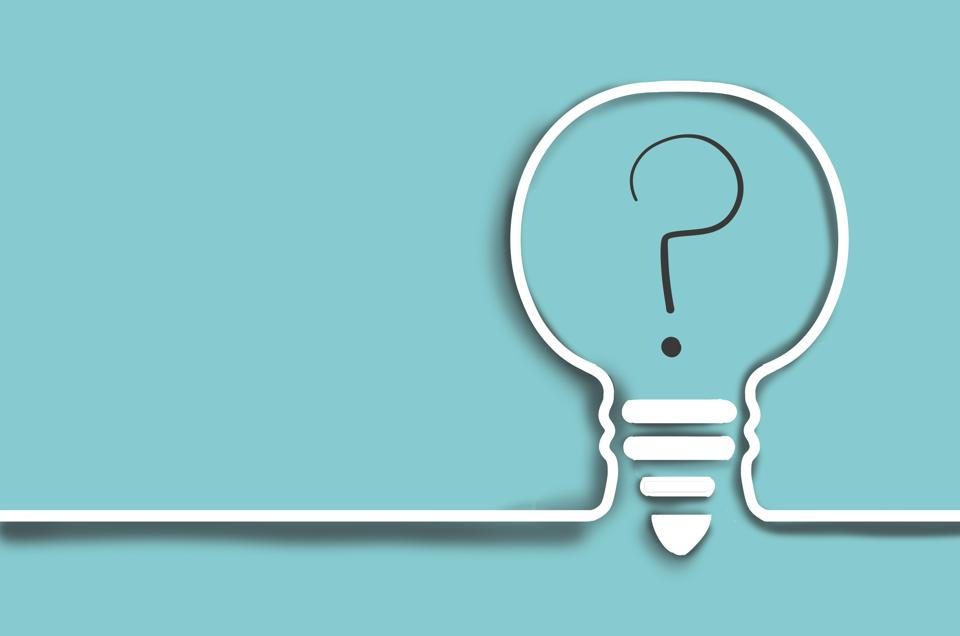
#> input picture Photos/question.jpg, 960 x 636 px, found by its file name
$ python lesson11challenge.py
#> lines starting #> are read from the running program, lines starting #| are printed output that depends on the picture; after the words box and inside, x2 and y2 are one past the last pixel; in counts of white or black regions, pixels touching at a corner belong together

import cv2

img = cv2.imread('..\Photos\question.jpg')
#> img is the input picture: shape (636, 960, 3); mean B, G, R 203.9, 198.6, 137.3
cv2.imshow('Original',img)

def rescale_frame(frame,scale=0.5):
    #works for images, video and live video
#> called with scale = 0.5
    width=int(frame.shape[1]*scale)
#> width = 480
    height=int(frame.shape[0]*scale)
#> height = 318
    dimensions = (width,height)
#> dimensions = (480, 318)

    return cv2.resize(frame,dimensions,interpolation =cv2.INTER_AREA)
#Rescaled
cv2.imshow('Rescaled',rescale_frame(img))
#Canny
canny=cv2.Canny(img,125,200)
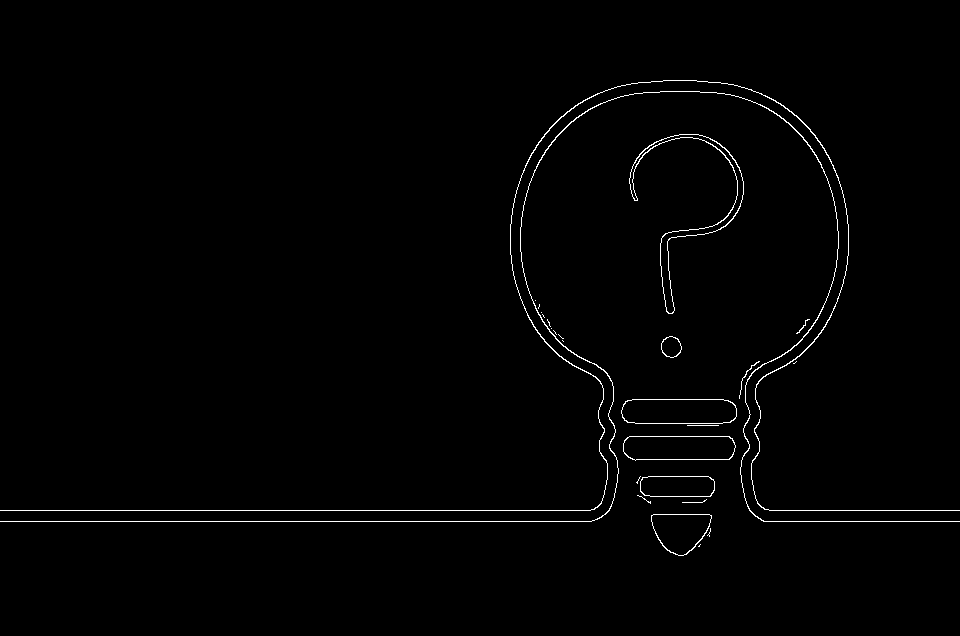
#> canny: shape (636, 960); 1% white in thin lines or dots, all inside (x1, y1, x2, y2) = (0, 80, 960, 556)
cv2.imshow('Canny',canny)
#Blur
blur=cv2.GaussianBlur(img,(9,9),cv2.BORDER_DEFAULT)
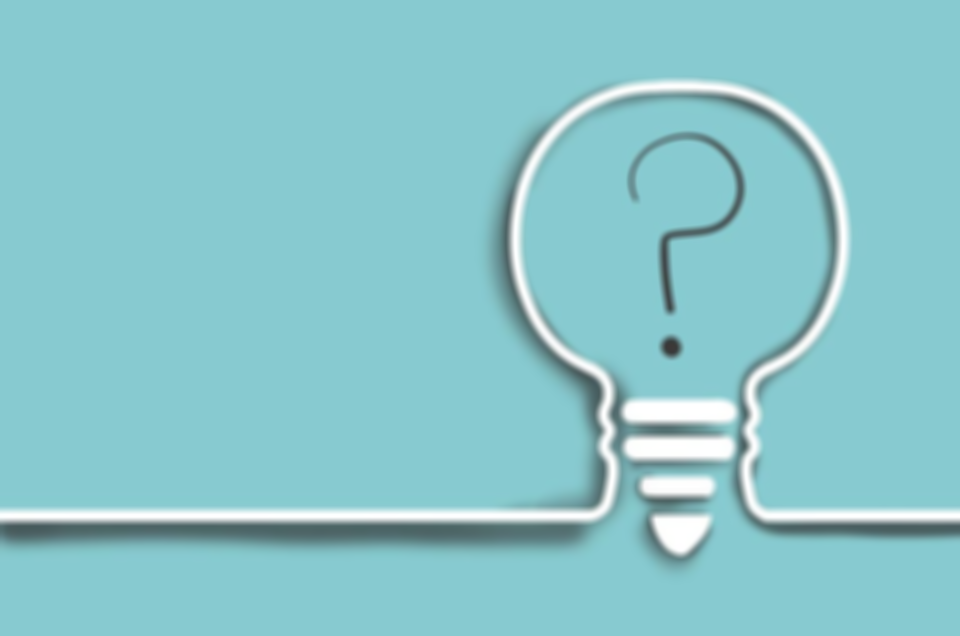
#> blur: shape (636, 960, 3); mean B, G, R 203.9, 198.6, 137.3
#ksize has to be odd numbers
cv2.imshow('Blur',blur)
#Greyscale
greyscale=cv2.cvtColor(img,cv2.COLOR_BGR2GRAY)
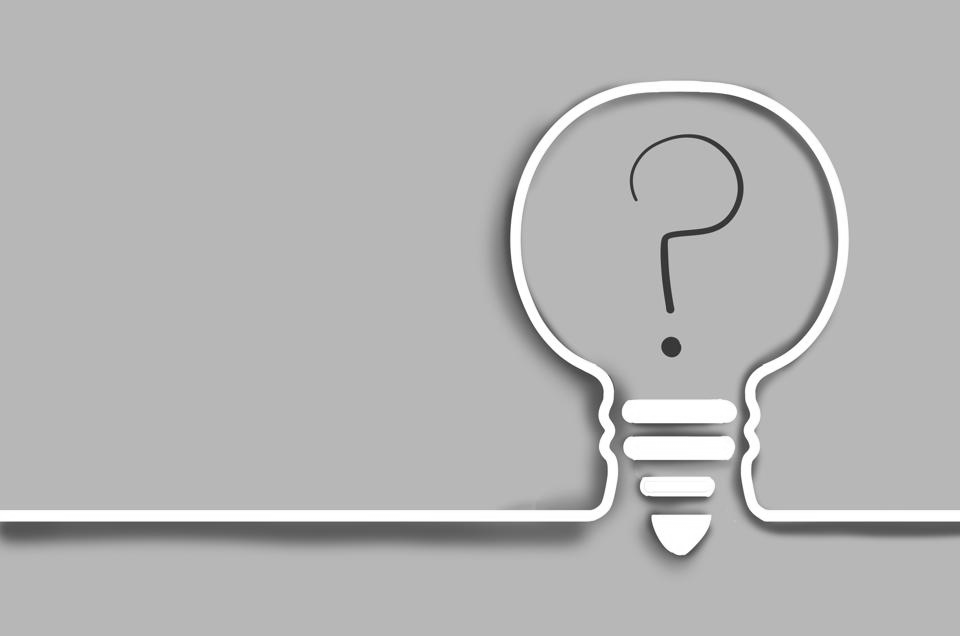
#> greyscale: shape (636, 960); min 29, max 255, mean 181.1
cv2.imshow('Grey',greyscale)
#Circle
cv2.circle(img,(500,300),30,(200,0,0),thickness=2)
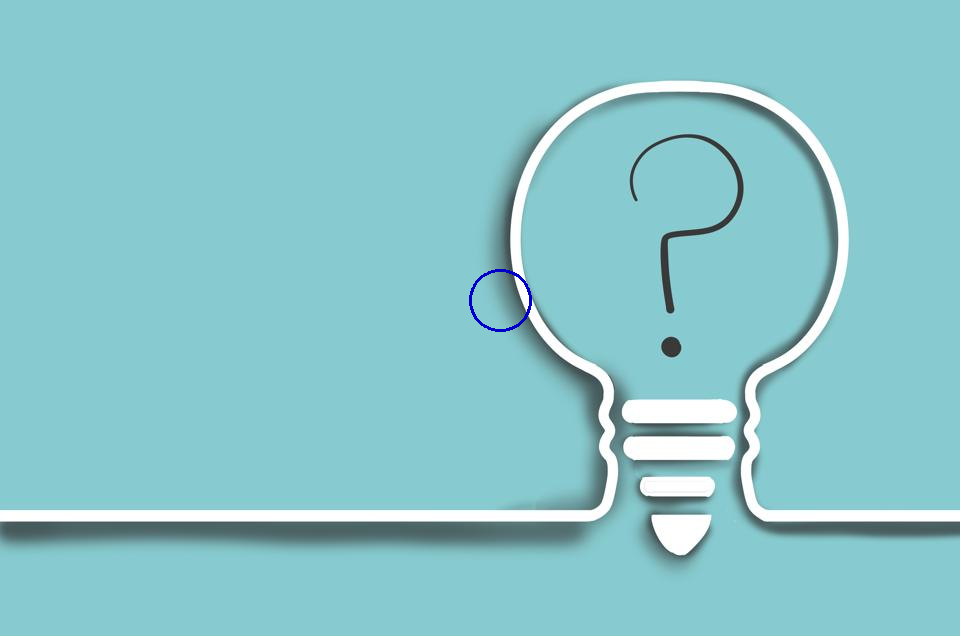
#> img: shape (636, 960, 3); 0.09% of pixels changed, all inside (x1, y1, x2, y2) = (469, 269, 532, 332)
cv2.imshow('Circle', img)

cv2.waitKey(0)

while True:
    #20 is the delay
    if cv2.waitKey(20) & 0xFF==ord('d'):
#> (key Esc is pressed here)
        break
cv2.destroyAllWindows()
